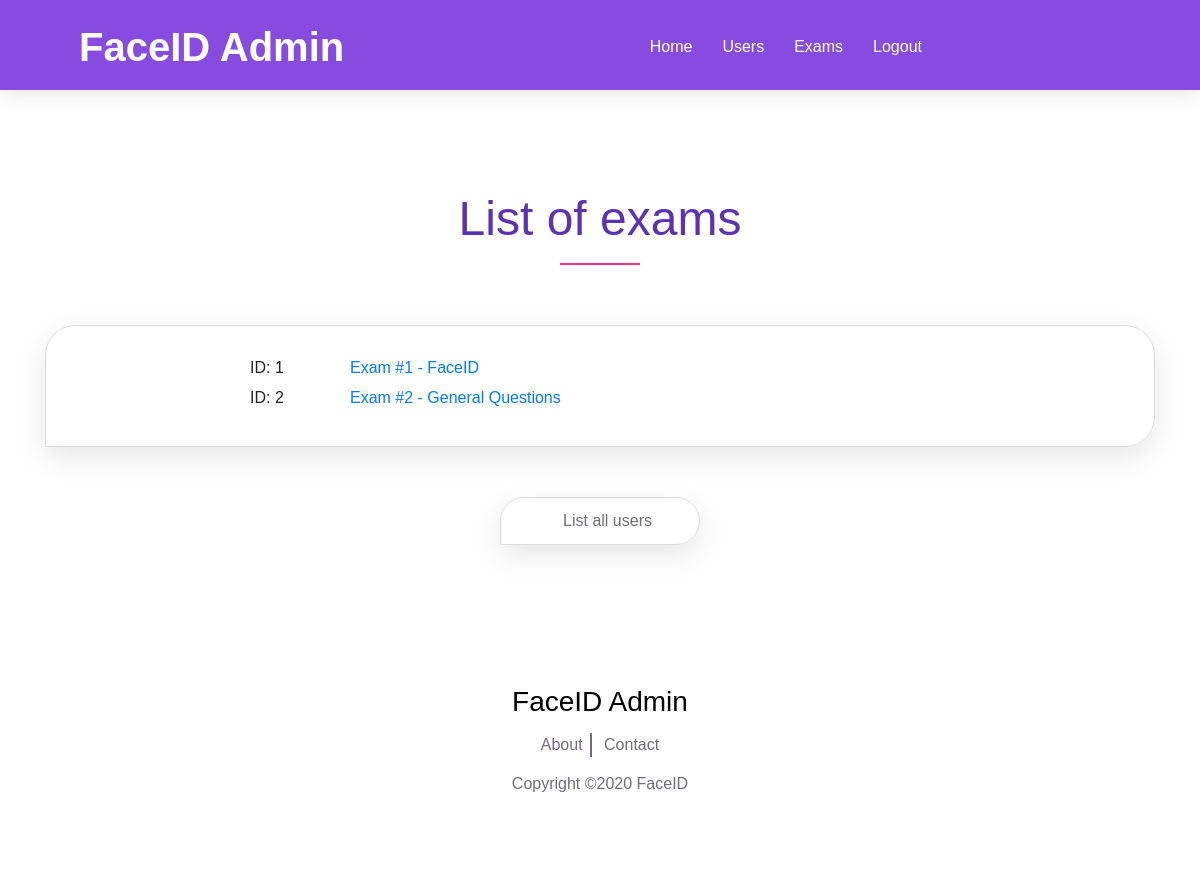
Screenshot of /admin/list/exams/ (signed in) with the database file from the repository.
### app/models.py (models this page shows)
class Exams(db.Model):
    __tablename__ = 'exams'
    id = db.Column(db.Integer, primary_key=True)
    title = db.Column(db.String(80), unique=True, nullable=False)

### app/routes_aws.py (the view)
@app.route('/admin/list/exams/')
@login_required
def list_exams():
    if not hasattr(current_user, 'role'):
        return redirect('/admin/login/')
    if current_user.role != 'admin':
        return redirect('/admin/login/')
    error=None
    exams = Exams.query.all()
    return render_template('./admin/admin_list_exams.html', exams=exams, error=error)

### app/routes_aws.py (called while the page is built)
@login_manager.user_loader
def user_loader(user_id):
    user = User.query.get(user_id)
    return user

### app/templates/admin/admin_list_exams.html (shortened to what this page needs)
{% extends "./admin/admin_base.html" %}
{% block content %}
    <div id="content">
        <section class="special-area bg-white section_padding_150_50" id="about">
            <div class="container">
                <div class="row">
                    <div class="col-12">
                        <div class="section-heading text-center">
                            <h2>List of exams</h2>
                            <div class="line-shape"></div>
                        </div>
                    </div>
                </div>
            </div>
            <div class="special_description_area">
                <div class="container">
                    <div class="row">
                        <div class="col-lg-12">
                            <div class="webcam-frame">
                                        <div class='table-wrapper-exams'>
                                            {% for exam in exams %}
                                            <div class='tb-row-exams'>
                                                <div class='tb-column-examid'>ID: {{ exam.id }}</div>
                                                <div class='tb-column-title'><a href='/admin/list/exam/{{exam.id}}'>{{ exam.title }}</a></div>
                                            </div>
                                            {% endfor %}
                                          </div>
                            </div>
                            <div class="down-menu">
                                <div class="app-download-btn wow fadeInUp button-200" data-wow-delay="0.2s">
                                    <a href="/admin/list/users/">
                                        <p class="mb-0">List all users</p>
                                    </a>
                                </div>
                            </div>
                        </div>
                    </div>
                </div>
            </div>
        </section>
        </div>
        {% endblock %}

### app/static/style.css (style rules this page uses)
body { font-family: 'Cabin', sans-serif; background-color: #fff; }
h1, h2, h3, h4, h5, h6 { font-family: 'Cabin', sans-serif; font-weight: 400; color: #000; line-height: 1.2; }
.section_padding_150_50 { padding-top: 150px; padding-bottom: 50px; }
a, a:hover, a:focus, a:active { text-decoration: none; -webkit-transition-duration: 500ms; -o-transition-duration: 500ms; transition-duration: 500ms; }
p { color: #726a84; font-size: 16px; font-weight: 300; margin-top: 0; }
.section-heading > h2 { font-weight: 300; color: #5b32b4; font-size: 48px; margin: 0; }
.section-heading { margin-bottom: 60px; }
.line-shape-white, .line-shape { width: 80px; height: 2px; background-color: #fb397d; margin-top: 15px; }
.line-shape { margin-left: calc(50% - 40px); }
.app-download-btn a { border: 1px solid #ddd; display: -webkit-box; display: -ms-flexbox; display: flex; -webkit-box-align: center; -ms-flex-align: center; align-items: center; padding: 15px 30px; border-radius: 30px 30px 30px 0; -webkit-box-shadow: 0 10px 30px rgba(0, 0, 0, 0.1); box-shadow: 0 10px 30px rgba(0, 0, 0, 0.1); -webkit-box-pack: center; -ms-flex-pack: center; justify-content: center; margin:20px 0 20px 0; }
.app-download-btn a p { font-size: 16px; line-height: 1; -webkit-transition-duration: 500ms; -o-transition-duration: 500ms; transition-duration: 500ms; }
.app-download-btn:first-child { margin-right: 20px; }
.webcam-frame { border: 1px solid #ddd; border-top-color: rgb(221, 221, 221); border-right-color: rgb(221, 221, 221); border-bottom-color: rgb(221, 221, 221); border-left-color: rgb(221, 221, 221); display: -webkit-box; display: -ms-flexbox; display: flex; -webkit-box-align: center; -ms-flex-align: center; align-items: center; padding: 15px 30px; border-radius: 30px 30px 30px 0; -webkit-box-shadow: 0 10px 30px rgba(0, 0, 0, 0.1); box-shadow: 0 10px 30px rgba(0, 0, 0, 0.1); -webkit-box-pack: center; -ms-flex-pack: center; justify-content: center; margin-bottom: 50px; }
.button-200 { width: 200px; }
.table-wrapper-exams { margin: 15px; background-color: rgb(255, 255, 255); width:700px; }
.tb-row-exams { display: flex; flex-direction: row; flex-wrap: wrap; width: 100%; height:30px; }
.down-menu { text-align: center; margin-left: auto; margin-right: auto; width: 200px; }
.tb-column-examid { display: flex; text-align: left; width: 90px; }
.tb-column-title { padding: 0 10px 0 10px; width: 450px; text-align: left; }

### rows the page displays
Exams: id "1", title "Exam #1 - FaceID"
Exams: id "2", title "Exam #2 - General Questions"
